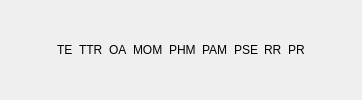
    <widget class="QFrame" name="frmNavigEditor">
     <layout class="QGridLayout" name="gridLayout_2">
      <item row="0" column="0">
       <widget class="AbulEduFlatBoutonV1" name="btnWidgetPrecedent" native="true">
        <property name="text" stdset="0">
         <string>Précédent</string>
        </property>
        <property name="icon" stdset="0">
         <iconset resource="aller.qrc">
          <normaloff>:/editeur/flecheG</normaloff>:/editeur/flecheG</iconset>
        </property>
       </widget>
      </item>
      <item row="0" column="1">
       <spacer name="horizontalSpacer_16">
        <property name="orientation">
         <enum>Qt::Horizontal</enum>
        </property>
        <property name="sizeHint" stdset="0">
         <size>
          <width>40</width>
          <height>20</height>
         </size>
        </property>
       </spacer>
      </item>
      <item row="0" column="2">
       <widget class="QLabel" name="lblTE">
        <property name="toolTip">
         <string>Texte</string>
        </property>
        <property name="text">
         <string>TE</string>
        </property>
       </widget>
      </item>
      <item row="0" column="3">
       <widget class="QLabel" name="lblTTR">
        <property name="toolTip">
         <string>Texte à trous</string>
        </property>
        <property name="text">
         <string>TTR</string>
        </property>
       </widget>
      </item>
      <item row="0" column="4">
       <widget class="QLabel" name="lblOA">
        <property name="toolTip">
         <string>Ordre alphabétique</string>
        </property>
        <property name="text">
         <string>OA</string>
        </property>
       </widget>
      </item>
      <item row="0" column="5">
       <widget class="QLabel" name="lblMOM">
        <property name="toolTip">
         <string>Mots mélangés</string>
        </property>
        <property name="text">
         <string>MOM</string>
        </property>
       </widget>
      </item>
      <item row="0" column="6">
       <widget class="QLabel" name="lblPHM">
        <property name="toolTip">
         <string>Phrases mélangées</string>
        </property>
        <property name="text">
         <string>PHM</string>
        </property>
       </widget>
      </item>
      <item row="0" column="7">
       <widget class="QLabel" name="lblPAM">
        <property name="toolTip">
         <string>Paragraphes mélangés</string>
        </property>
        <property name="text">
         <string>PAM</string>
        </property>
       </widget>
      </item>
      <item row="0" column="8">
       <widget class="QLabel" name="lblPSE">
        <property name="toolTip">
         <string>Phrase sans espaces</string>
        </property>
        <property name="text">
         <string>PSE</string>
        </property>
       </widget>
      </item>
      <item row="0" column="9">
       <widget class="QLabel" name="lblRR">
        <property name="toolTip">
         <string>Recherche rapide</string>
        </property>
        <property name="text">
         <string>RR</string>
        </property>
       </widget>
      </item>
      <item row="0" column="10">
       <widget class="QLabel" name="lblPR">
        <property name="toolTip">
         <string>Propriétés</string>
        </property>
        <property name="text">
         <string>PR</string>
        </property>
       </widget>
      </item>
      <item row="0" column="11">
       <spacer name="horizontalSpacer_17">
        <property name="orientation">
         <enum>Qt::Horizontal</enum>
        </property>
        <property name="sizeHint" stdset="0">
         <size>
          <width>40</width>
          <height>20</height>
         </size>
        </property>
       </spacer>
      </item>
      <item row="0" column="12">
       <widget class="AbulEduFlatBoutonV1" name="btnWigdetSuivant" native="true">
        <property name="text" stdset="0">
         <string>Suivant</string>
        </property>
        <property name="icon" stdset="0">
         <iconset resource="aller.qrc">
          <normaloff>:/editeur/flecheD</normaloff>:/editeur/flecheD</iconset>
        </property>
       </widget>
      </item>
     </layout>
    </widget>
